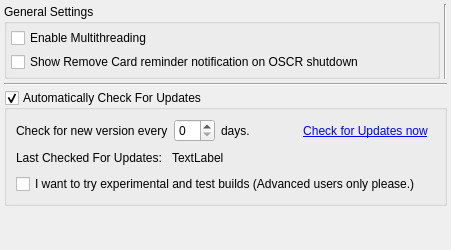
     <widget class="QWidget" name="generalTab">
      <attribute name="title">
       <string>&amp;General</string>
      </attribute>
      <layout class="QVBoxLayout" name="verticalLayout_6">
       <property name="spacing">
        <number>4</number>
       </property>
       <property name="leftMargin">
        <number>4</number>
       </property>
       <property name="topMargin">
        <number>4</number>
       </property>
       <property name="rightMargin">
        <number>4</number>
       </property>
       <property name="bottomMargin">
        <number>4</number>
       </property>
       <item>
        <layout class="QHBoxLayout" name="horizontalLayout_14">
         <item>
          <widget class="QGroupBox" name="GeneralSettings">
           <property name="sizePolicy">
            <sizepolicy hsizetype="Preferred" vsizetype="Minimum">
             <horstretch>0</horstretch>
             <verstretch>0</verstretch>
            </sizepolicy>
           </property>
           <property name="title">
            <string>General Settings</string>
           </property>
           <layout class="QGridLayout" name="gridLayout_10">
            <property name="leftMargin">
             <number>4</number>
            </property>
            <property name="topMargin">
             <number>4</number>
            </property>
            <property name="rightMargin">
             <number>4</number>
            </property>
            <property name="bottomMargin">
             <number>4</number>
            </property>
            <property name="spacing">
             <number>4</number>
            </property>
            <item row="1" column="1">
             <widget class="QCheckBox" name="enableMultithreading">
              <property name="toolTip">
               <string>Allow use of multiple CPU cores where available to improve performance. 
Mainly affects the importer.</string>
              </property>
              <property name="text">
               <string>Enable Multithreading</string>
              </property>
             </widget>
            </item>
            <item row="2" column="1">
             <widget class="QCheckBox" name="removeCardNotificationCheckbox">
              <property name="text">
               <string>Show Remove Card reminder notification on OSCR shutdown</string>
              </property>
             </widget>
            </item>
           </layout>
          </widget>
         </item>
         <item>
          <widget class="Line" name="line_6">
           <property name="orientation">
            <enum>Qt::Vertical</enum>
           </property>
          </widget>
         </item>
        </layout>
       </item>
       <item>
        <widget class="Line" name="line_3">
         <property name="orientation">
          <enum>Qt::Horizontal</enum>
         </property>
        </widget>
       </item>
       <item>
        <widget class="QGroupBox" name="automaticallyCheckUpdates">
         <property name="sizePolicy">
          <sizepolicy hsizetype="MinimumExpanding" vsizetype="Minimum">
           <horstretch>0</horstretch>
           <verstretch>0</verstretch>
          </sizepolicy>
         </property>
         <property name="title">
          <string>Automatically Check For Updates</string>
         </property>
         <property name="checkable">
          <bool>true</bool>
         </property>
         <layout class="QVBoxLayout" name="verticalLayout_2">
          <item>
           <layout class="QHBoxLayout" name="horizontalLayout_7">
            <item>
             <widget class="QLabel" name="label_22">
              <property name="sizePolicy">
               <sizepolicy hsizetype="Fixed" vsizetype="Preferred">
                <horstretch>0</horstretch>
                <verstretch>0</verstretch>
               </sizepolicy>
              </property>
              <property name="text">
               <string>Check for new version every</string>
              </property>
             </widget>
            </item>
            <item>
             <widget class="QSpinBox" name="updateCheckEvery">
              <property name="toolTip">
               <string>Sourceforge hosts this project for free.. Please be considerate of their resources..</string>
              </property>
              <property name="maximum">
               <number>90</number>
              </property>
             </widget>
            </item>
            <item>
             <widget class="QLabel" name="label_23">
              <property name="sizePolicy">
               <sizepolicy hsizetype="Fixed" vsizetype="Preferred">
                <horstretch>0</horstretch>
                <verstretch>0</verstretch>
               </sizepolicy>
              </property>
              <property name="text">
               <string>days.</string>
              </property>
             </widget>
            </item>
            <item>
             <spacer name="horizontalSpacer_2">
              <property name="orientation">
               <enum>Qt::Horizontal</enum>
              </property>
              <property name="sizeHint" stdset="0">
               <size>
                <width>40</width>
                <height>20</height>
               </size>
              </property>
             </spacer>
            </item>
            <item>
             <widget class="QToolButton" name="checkForUpdatesButton">
              <property name="palette">
               <palette>
                <active>
                 <colorrole role="ButtonText">
                  <brush brushstyle="SolidPattern">
                   <color alpha="255">
                    <red>0</red>
                    <green>0</green>
                    <blue>255</blue>
                   </color>
                  </brush>
                 </colorrole>
                </active>
                <inactive>
                 <colorrole role="ButtonText">
                  <brush brushstyle="SolidPattern">
                   <color alpha="255">
                    <red>0</red>
                    <green>0</green>
                    <blue>255</blue>
                   </color>
                  </brush>
                 </colorrole>
                </inactive>
                <disabled>
                 <colorrole role="ButtonText">
                  <brush brushstyle="SolidPattern">
                   <color alpha="255">
                    <red>118</red>
                    <green>118</green>
                    <blue>117</blue>
                   </color>
                  </brush>
                 </colorrole>
                </disabled>
               </palette>
              </property>
              <property name="font">
               <font>
                <weight>50</weight>
                <italic>false</italic>
                <bold>false</bold>
                <underline>true</underline>
               </font>
              </property>
              <property name="text">
               <string>&amp;Check for Updates now</string>
              </property>
              <property name="toolButtonStyle">
               <enum>Qt::ToolButtonTextOnly</enum>
              </property>
              <property name="autoRaise">
               <bool>true</bool>
              </property>
             </widget>
            </item>
           </layout>
          </item>
          <item>
           <layout class="QHBoxLayout" name="horizontalLayout_8">
            <item>
             <widget class="QLabel" name="label_21">
              <property name="sizePolicy">
               <sizepolicy hsizetype="Fixed" vsizetype="Preferred">
                <horstretch>0</horstretch>
                <verstretch>0</verstretch>
               </sizepolicy>
              </property>
              <property name="text">
               <string>Last Checked For Updates: </string>
              </property>
             </widget>
            </item>
            <item>
             <widget class="QLabel" name="updateLastChecked">
              <property name="sizePolicy">
               <sizepolicy hsizetype="Fixed" vsizetype="Preferred">
                <horstretch>0</horstretch>
                <verstretch>0</verstretch>
               </sizepolicy>
              </property>
              <property name="text">
               <string>TextLabel</string>
              </property>
             </widget>
            </item>
            <item>
             <spacer name="horizontalSpacer_3">
              <property name="orientation">
               <enum>Qt::Horizontal</enum>
              </property>
              <property name="sizeHint" stdset="0">
               <size>
                <width>40</width>
                <height>20</height>
               </size>
              </property>
             </spacer>
            </item>
           </layout>
          </item>
          <item>
           <widget class="QCheckBox" name="allowEarlyUpdates">
            <property name="toolTip">
             <string>&lt;!DOCTYPE HTML PUBLIC &quot;-//W3C//DTD HTML 4.0//EN&quot; &quot;http://www.w3.org/TR/REC-html40/strict.dtd&quot;&gt;
&lt;html&gt;&lt;head&gt;&lt;meta name=&quot;qrichtext&quot; content=&quot;1&quot; /&gt;&lt;style type=&quot;text/css&quot;&gt;
p, li { white-space: pre-wrap; }
&lt;/style&gt;&lt;/head&gt;&lt;body style=&quot; font-family:'Sans'; font-size:10pt; font-weight:400; font-style:normal;&quot;&gt;
&lt;p style=&quot; margin-top:0px; margin-bottom:0px; margin-left:0px; margin-right:0px; -qt-block-indent:0; text-indent:0px;&quot;&gt;If your interested in helping test new features and bugfixes early, click here.&lt;/p&gt;
&lt;p style=&quot; margin-top:0px; margin-bottom:0px; margin-left:0px; margin-right:0px; -qt-block-indent:0; text-indent:0px;&quot;&gt;&lt;span style=&quot; font-style:italic;&quot;&gt;But please be warned this will sometimes mean breaky code..&lt;/span&gt;&lt;/p&gt;
&lt;p style=&quot;-qt-paragraph-type:empty; margin-top:0px; margin-bottom:0px; margin-left:0px; margin-right:0px; -qt-block-indent:0; text-indent:0px;&quot;&gt;&lt;/p&gt;&lt;/body&gt;&lt;/html&gt;</string>
            </property>
            <property name="text">
             <string>I want to try experimental and test builds (Advanced users only please.)</string>
            </property>
           </widget>
          </item>
         </layout>
        </widget>
       </item>
       <item>
        <spacer name="verticalSpacer_3">
         <property name="orientation">
          <enum>Qt::Vertical</enum>
         </property>
         <property name="sizeHint" stdset="0">
          <size>
           <width>20</width>
           <height>40</height>
          </size>
         </property>
        </spacer>
       </item>
      </layout>
     </widget>
